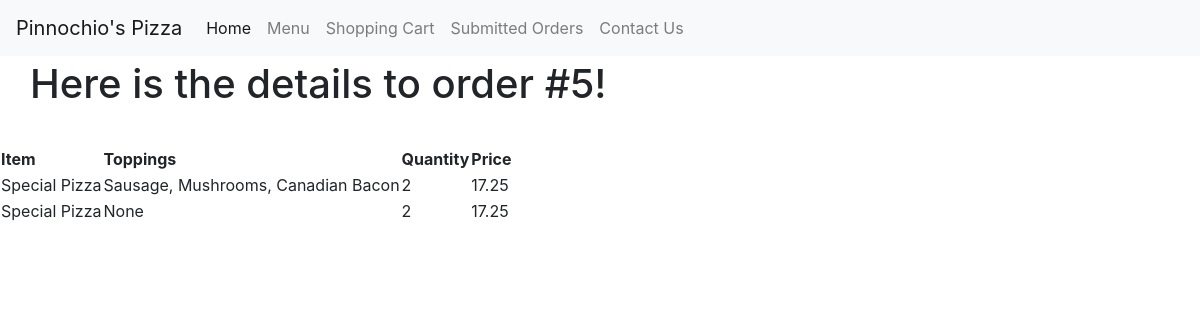
The app's page /orders/5 with its own data.
### orders/models.py (models this page shows, shortened)
class OrderDetail(models.Model):
    order = models.ForeignKey(Order, on_delete=models.CASCADE, related_name="Order")
    food = models.ForeignKey(Food, on_delete=models.CASCADE, related_name="OrderFood", default = 0)
    quantity = models.PositiveIntegerField(default = 1)
    topping = models.ManyToManyField(Topping, blank = True, related_name="OrderTopping")

class Food(models.Model):
    item = models.ForeignKey(Item, on_delete=models.CASCADE, related_name="FoodItem")
    price = models.DecimalField(max_digits = 10, decimal_places=2,validators=[MinValueValidator(0)])
    size = models.ForeignKey(Size, on_delete=models.CASCADE, related_name="Size")
    options = (('true', 'Yes'), ('false', 'No'))
    hasToppings = models.CharField(max_length = 5, choices = options, default = 'false')
    numToppings = models.PositiveIntegerField(default = 0, help_text = "0 for cheese pizza")
    name = models.CharField(max_length = 64, default = "None", help_text = "Do not include size in name")

class Topping(models.Model):
    name = models.CharField(max_length = 64)
    def __str__(self):
        return f"{self.name}"

### orders/views.py (the view)
# urls.py: path("orders/<int:order_id>", views.order_details, name="order_details"),
def order_details(request, order_id):
    context = {
        "page_text": "Here is the details to order #" + str(order_id) + "!",
        "order_details": OrderDetail.objects.filter(order_id__exact = order_id)
    }
    return render(request, "orders/order_details.html", context)

### orders/templates/orders/order_details.html (shortened to what this page needs)
{% extends "orders/base.html" %}
{% block body %}
  <h1 class= "main">
    {{ page_text }}
  </h1>
  <table>
    <tr>
      <th>Item</th>
      <th>Toppings</th>
      <th>Quantity</th>
      <th>Price</th>
    </tr>
  {% for order_detail in order_details %}
  <tr>
      <td>{{order_detail.food.name}}</td>
      <td>{{ order_detail.topping.all|join:", "|default:"None" }} </td>
      <td>{{order_detail.quantity}}</td>
      <td>{{order_detail.food.price}}</td>
  </tr>
  {% endfor %}
</table>
{% endblock %}

### orders/templates/orders/base.html (style rules this page uses)
.main { padding: 30px; margin-top: 30px; }

### records on screen
OrderDetail: food.name "Special Pizza", topping.all "Sausage, Mushrooms, Canadian Bacon", quantity "2", food.price "17.25"
OrderDetail: food.name "Special Pizza", topping.all "None", quantity "2", food.price "17.25"

### other values on screen
{{ page_text }} "Here is the details to order #5!"
